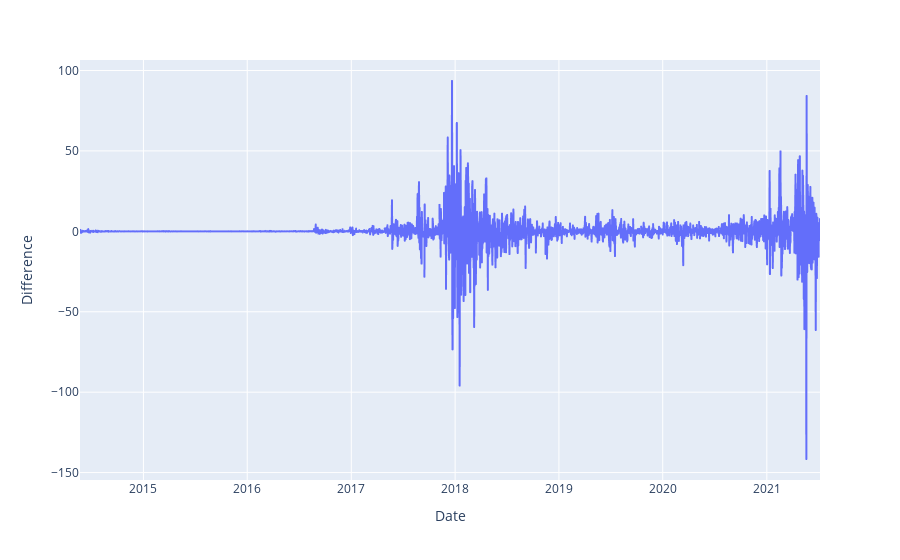

The notebook cell this image was saved under:
### Code cell
fig = px.line(data, x='Date', y="Difference")
fig.show();

### Figure 1 — Plotly figure (JSON) as saved in the notebook; plotly's stock layout.template omitted (floating-point values rounded to 4 significant figures; data arrays with more than 128 entries replaced by an {"elided": "..."} marker saying what was removed)
{"data": [{"hovertemplate": "Date=%{x}<br>Difference=%{y}<extra></extra>", "legendgroup": "", "line": {"color": "#636efa", "dash": "solid"}, "marker": {"symbol": "circle"}, "mode": "lines", "name": "", "showlegend": false, "x": {"elided": "2602 str values"}, "xaxis": "x", "y": {"elided": "2602 float values"}, "yaxis": "y", "type": "scattergl"}], "layout": {"xaxis": {"anchor": "y", "domain": [0, 1], "title": {"text": "Date"}}, "yaxis": {"anchor": "x", "domain": [0, 1], "title": {"text": "Difference"}}, "legend": {"tracegroupgap": 0}, "margin": {"t": 60}}}
